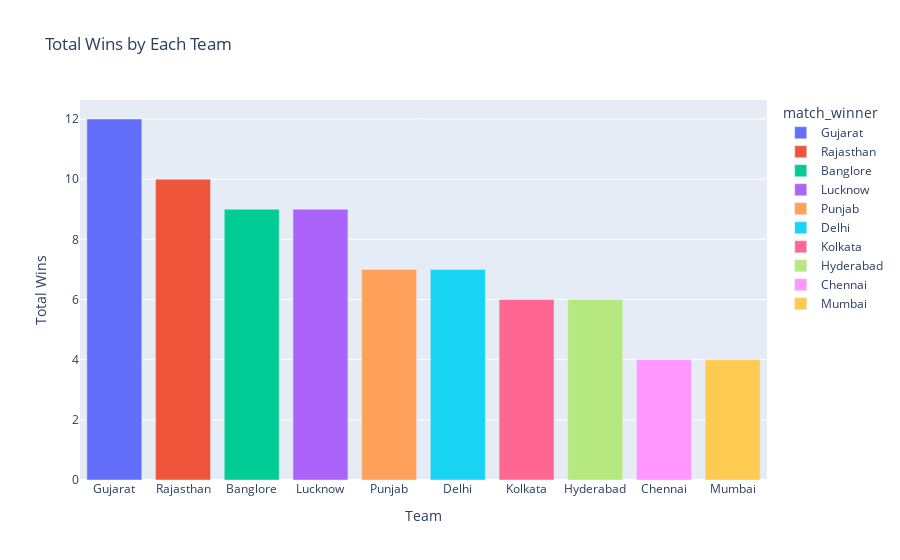

The notebook cell saved with this chart:
### Code cell
# Plotting total wins for each team
fig = px.bar(team_wins, 
             x=team_wins.index, 
             y=team_wins.values, 
             title="Total Wins by Each Team", 
             labels={'x': 'Team', 'y': 'Total Wins'},
             color=team_wins.index)

fig.update_layout(xaxis_title="Team", yaxis_title="Total Wins")
fig.show()

### Figure 1 — Plotly figure (JSON) as saved in the notebook; plotly's stock layout.template omitted (floating-point values rounded to 4 significant figures)
{"data": [{"hovertemplate": "match_winner=%{x}<br>Total Wins=%{y}<extra></extra>", "legendgroup": "Gujarat", "marker": {"color": "#636efa", "pattern": {"shape": ""}}, "name": "Gujarat", "orientation": "v", "showlegend": true, "textposition": "auto", "type": "bar", "x": ["Gujarat"], "xaxis": "x", "y": [12], "yaxis": "y"}, {"hovertemplate": "match_winner=%{x}<br>Total Wins=%{y}<extra></extra>", "legendgroup": "Rajasthan", "marker": {"color": "#EF553B", "pattern": {"shape": ""}}, "name": "Rajasthan", "orientation": "v", "showlegend": true, "textposition": "auto", "type": "bar", "x": ["Rajasthan"], "xaxis": "x", "y": [10], "yaxis": "y"}, {"hovertemplate": "match_winner=%{x}<br>Total Wins=%{y}<extra></extra>", "legendgroup": "Banglore", "marker": {"color": "#00cc96", "pattern": {"shape": ""}}, "name": "Banglore", "orientation": "v", "showlegend": true, "textposition": "auto", "type": "bar", "x": ["Banglore"], "xaxis": "x", "y": [9], "yaxis": "y"}, {"hovertemplate": "match_winner=%{x}<br>Total Wins=%{y}<extra></extra>", "legendgroup": "Lucknow", "marker": {"color": "#ab63fa", "pattern": {"shape": ""}}, "name": "Lucknow", "orientation": "v", "showlegend": true, "textposition": "auto", "type": "bar", "x": ["Lucknow"], "xaxis": "x", "y": [9], "yaxis": "y"}, {"hovertemplate": "match_winner=%{x}<br>Total Wins=%{y}<extra></extra>", "legendgroup": "Punjab", "marker": {"color": "#FFA15A", "pattern": {"shape": ""}}, "name": "Punjab", "orientation": "v", "showlegend": true, "textposition": "auto", "type": "bar", "x": ["Punjab"], "xaxis": "x", "y": [7], "yaxis": "y"}, {"hovertemplate": "match_winner=%{x}<br>Total Wins=%{y}<extra></extra>", "legendgroup": "Delhi", "marker": {"color": "#19d3f3", "pattern": {"shape": ""}}, "name": "Delhi", "orientation": "v", "showlegend": true, "textposition": "auto", "type": "bar", "x": ["Delhi"], "xaxis": "x", "y": [7], "yaxis": "y"}, {"hovertemplate": "match_winner=%{x}<br>Total Wins=%{y}<extra></extra>", "legendgroup": "Kolkata", "marker": {"color": "#FF6692", "pattern": {"shape": ""}}, "name": "Kolkata", "orientation": "v", "showlegend": true, "textposition": "auto", "type": "bar", "x": ["Kolkata"], "xaxis": "x", "y": [6], "yaxis": "y"}, {"hovertemplate": "match_winner=%{x}<br>Total Wins=%{y}<extra></extra>", "legendgroup": "Hyderabad", "marker": {"color": "#B6E880", "pattern": {"shape": ""}}, "name": "Hyderabad", "orientation": "v", "showlegend": true, "textposition": "auto", "type": "bar", "x": ["Hyderabad"], "xaxis": "x", "y": [6], "yaxis": "y"}, {"hovertemplate": "match_winner=%{x}<br>Total Wins=%{y}<extra></extra>", "legendgroup": "Chennai", "marker": {"color": "#FF97FF", "pattern": {"shape": ""}}, "name": "Chennai", "orientation": "v", "showlegend": true, "textposition": "auto", "type": "bar", "x": ["Chennai"], "xaxis": "x", "y": [4], "yaxis": "y"}, {"hovertemplate": "match_winner=%{x}<br>Total Wins=%{y}<extra></extra>", "legendgroup": "Mumbai", "marker": {"color": "#FECB52", "pattern": {"shape": ""}}, "name": "Mumbai", "orientation": "v", "showlegend": true, "textposition": "auto", "type": "bar", "x": ["Mumbai"], "xaxis": "x", "y": [4], "yaxis": "y"}], "layout": {"barmode": "relative", "legend": {"title": {"text": "match_winner"}, "tracegroupgap": 0}, "title": {"text": "Total Wins by Each Team"}, "xaxis": {"anchor": "y", "categoryarray": ["Gujarat", "Rajasthan", "Banglore", "Lucknow", "Punjab", "Delhi", "Kolkata", "Hyderabad", "Chennai", "Mumbai"], "categoryorder": "array", "domain": [0, 1], "title": {"text": "Team"}}, "yaxis": {"anchor": "x", "domain": [0, 1], "title": {"text": "Total Wins"}}}}
